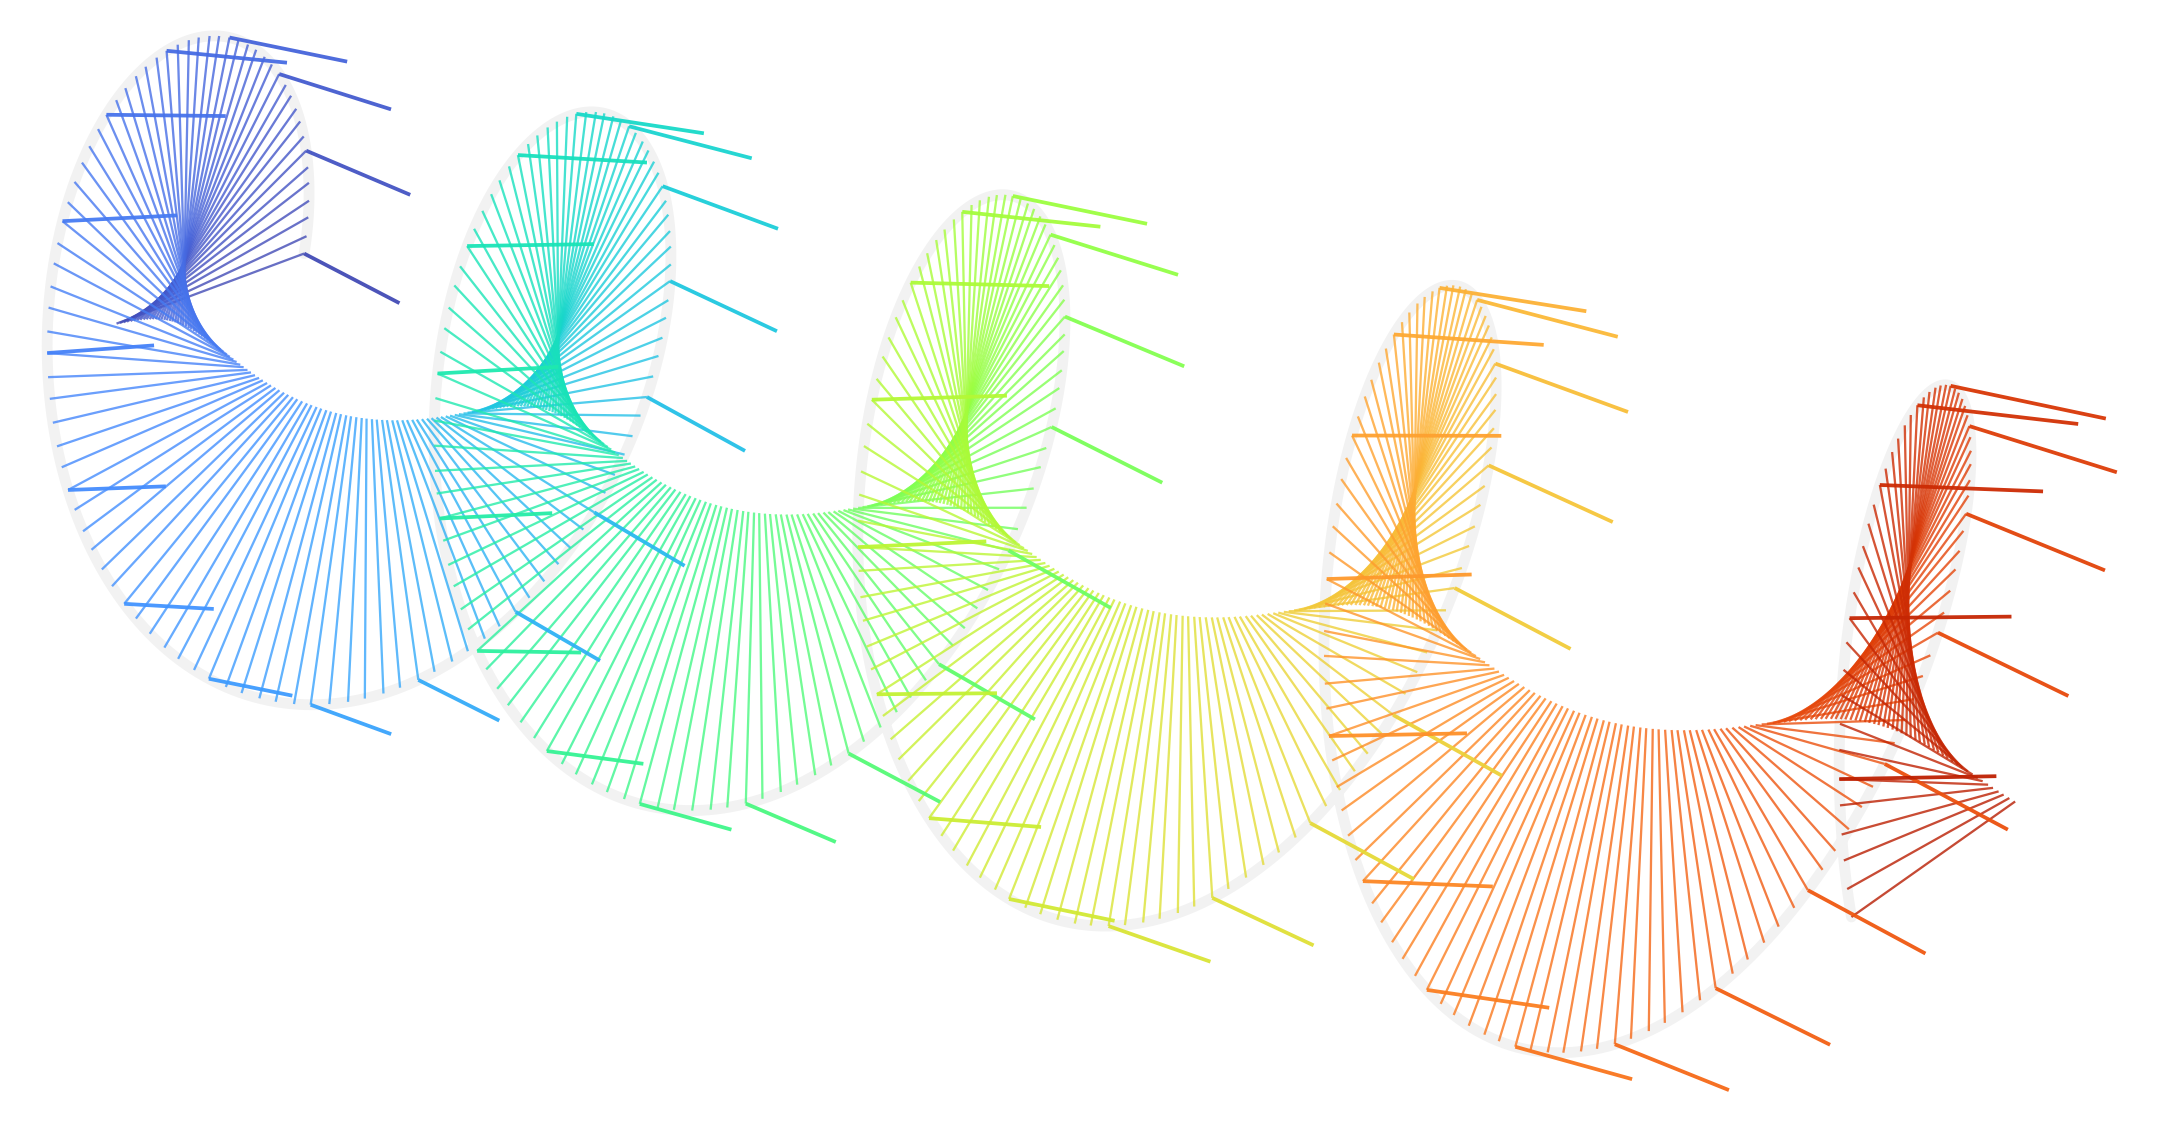

Source code (Python):
"""Ilustración de portada (Tema 1, Mecánica I).

Hélice circular con su «cinta de Frenet»: en cada punto se traza el
segmento r(s) -> r(s) + w n(s) a lo largo de la normal principal,
coloreado según la longitud de arco. La envolvente de esos segmentos es
un helicoide; la curva se dibuja en blanco. Salida: PNG con fondo
transparente (se compone sobre la portada negra).

Uso:  python3 portada.py  [salida.png]
"""
import sys
import numpy as np
import matplotlib

matplotlib.use("Agg")
import matplotlib.pyplot as plt
from mpl_toolkits.mplot3d.art3d import Line3DCollection

out = sys.argv[1] if len(sys.argv) > 1 else "portada.png"

R, c = 1.0, 0.24          # radio y paso reducido (b = 2*pi*c)
turns = 4.5
t = np.linspace(0.0, 2 * np.pi * turns, 4000)

def helix(t):
    return np.stack([R * np.cos(t), R * np.sin(t), c * t], axis=-1)

# triedro de Frenet de la hélice (forma cerrada)
L = np.hypot(R, c)
tau = np.stack([-R * np.sin(t), R * np.cos(t), c * np.ones_like(t)], -1) / L
nor = np.stack([-np.cos(t), -np.sin(t), 0 * t], -1)
binor = np.cross(tau, nor)

r = helix(t)

# eje de la hélice en horizontal: (x, y, z) -> (z, x, y)
P = lambda a: a[..., [2, 0, 1]]
r, tau, nor, binor = P(r), P(tau), P(nor), P(binor)

fig = plt.figure(figsize=(12, 5.0), dpi=300)
ax = fig.add_axes([-0.08, -0.35, 1.16, 1.7], projection="3d")
ax.set_axis_off()
fig.patch.set_alpha(0.0)
ax.patch.set_alpha(0.0)

cmap = matplotlib.colormaps["turbo"]

# --- cinta de normales (helicoide) ------------------------------------
k = np.linspace(0, len(t) - 1, 420).astype(int)
w = 0.92
segs = np.stack([r[k], r[k] + w * nor[k]], axis=1)
u = (t[k] - t[0]) / (t[-1] - t[0])
cols = cmap(0.08 + 0.84 * u)
cols[:, 3] = 0.80
ax.add_collection3d(Line3DCollection(segs, colors=cols, linewidths=0.55))

# --- binormales cortas (destellos verticales) --------------------------
kb = k[::6]
segb = np.stack([r[kb], r[kb] + 0.42 * binor[kb]], axis=1)
ub = (t[kb] - t[0]) / (t[-1] - t[0])
cb = cmap(0.08 + 0.84 * ub)
cb[:, 3] = 0.95
ax.add_collection3d(Line3DCollection(segb, colors=cb, linewidths=0.9))

# --- eje de la hélice (tenue) ------------------------------------------
ax.plot([-0.3, c * t[-1] + 0.3], [0, 0], [0, 0], color="white", lw=0.6,
        alpha=0.25, ls=(0, (4, 4)))

# --- la curva ------------------------------------------------------------
ax.plot(r[:, 0], r[:, 1], r[:, 2], color="#f2f2f2", lw=2.6,
        solid_capstyle="round")

X = c * t[-1]
ax.set_xlim(-0.1, X + 0.1)
ax.set_ylim(-1.1, 1.1)
ax.set_zlim(-1.1, 1.1)
ax.set_box_aspect((X + 0.2, 2.2, 2.2), zoom=1.0)
ax.view_init(elev=20, azim=-55)
ax.set_proj_type("persp", focal_length=0.45)

fig.savefig(out, transparent=True, dpi=300, bbox_inches=None)

# recorte al contenido (con un pequeño margen)
from PIL import Image
im = Image.open(out)
x0, y0, x1, y1 = im.getbbox()
m = 30
im.crop((max(x0 - m, 0), max(y0 - m, 0), min(x1 + m, im.width),
         min(y1 + m, im.height))).save(out)
print("ok", out)
